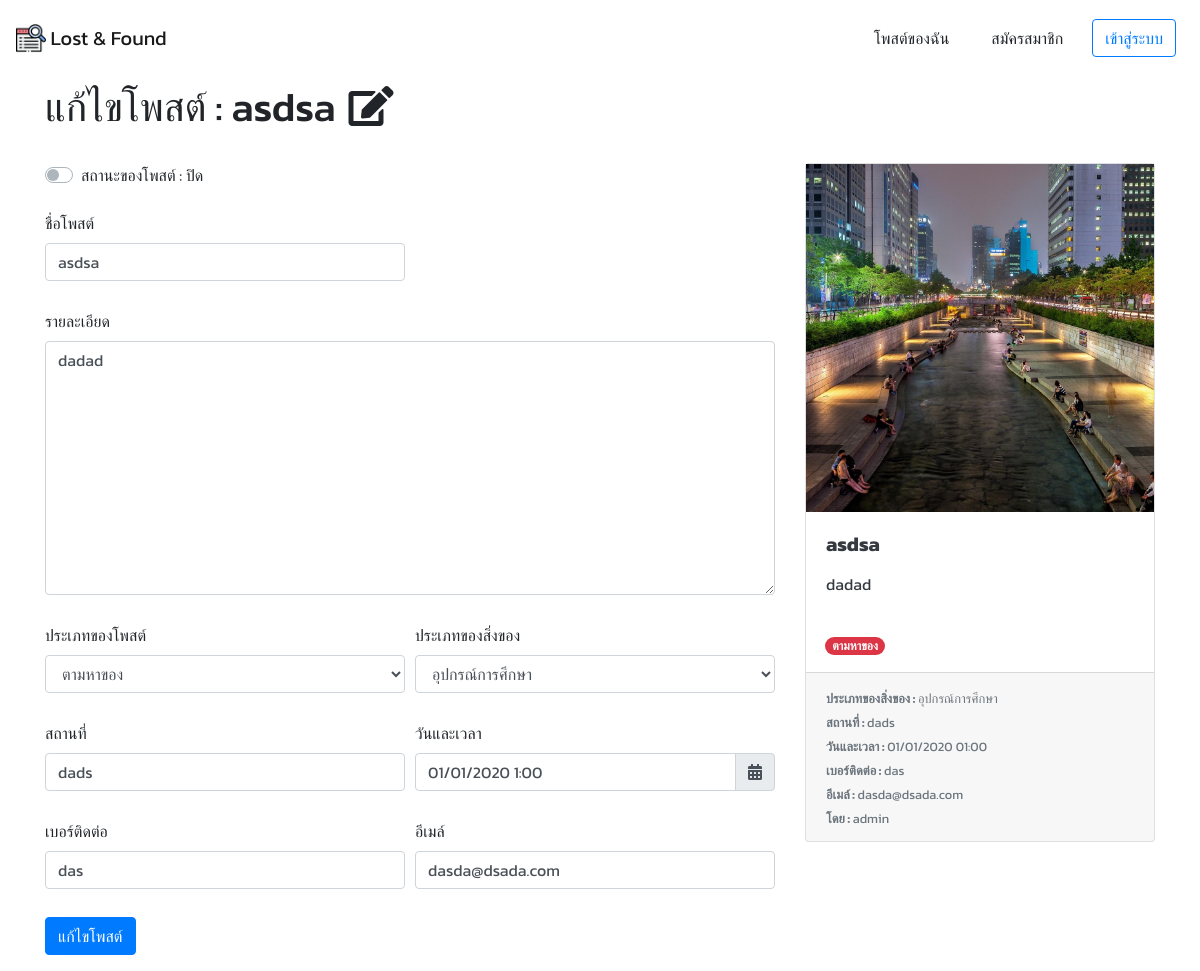
Before: /edit_post/17/ with the older database file.
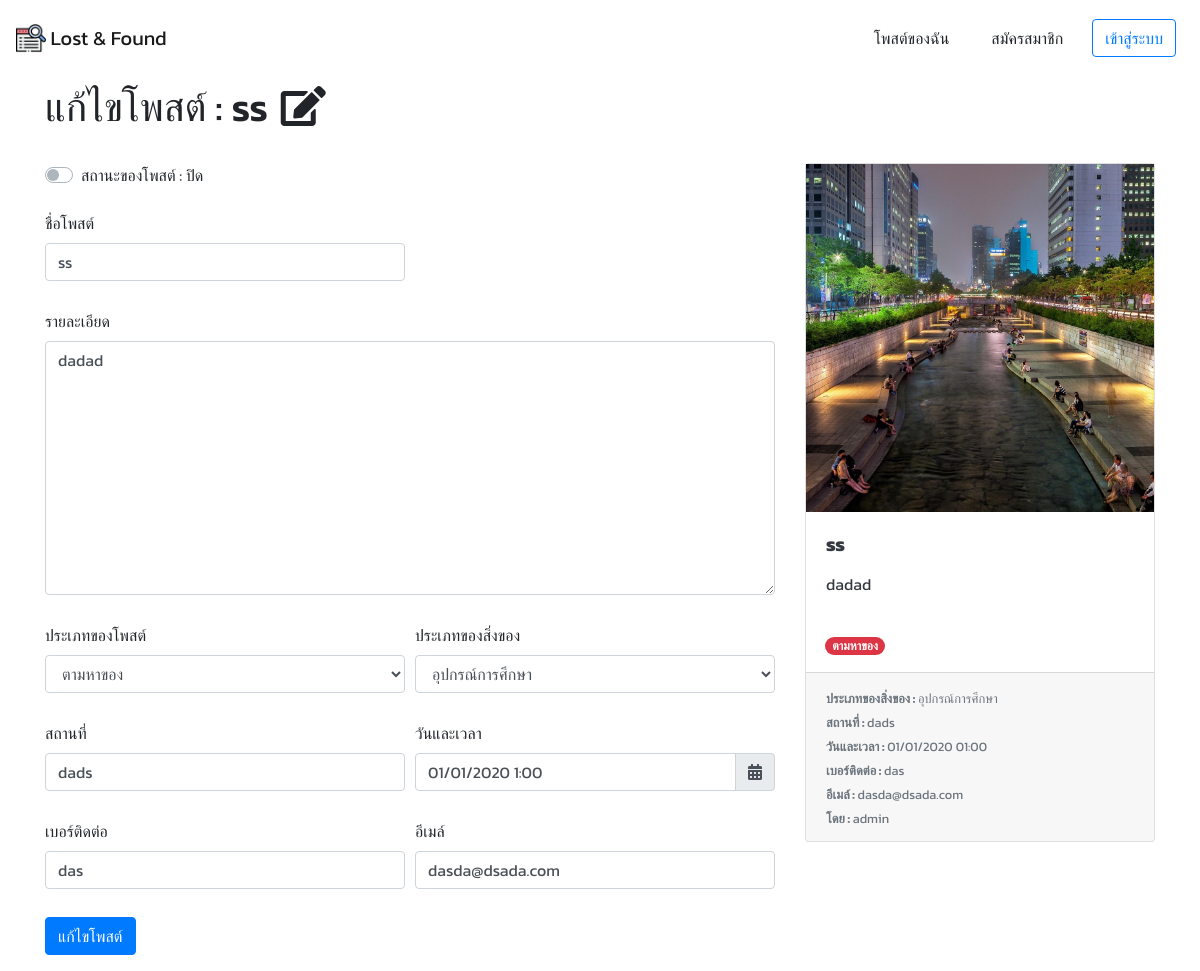
After: the same page with the newer database file.
### posts/models.py (models this page shows)
class Post(models.Model):
    is_active = models.BooleanField(default=True)
    TYPE = (
        ('found', 'เจอของหาย'),
        ('lost', 'ตามหาของ'),
    )
    type = models.CharField(choices=TYPE, max_length=255, default='found')
    date_time = models.DateTimeField()
    create_at = models.DateTimeField(auto_now_add=True)
    desc = models.TextField()
    title = models.CharField(max_length=255)
    location = models.CharField(max_length=255)
    contact1 = models.CharField(max_length=255)
    contact2 = models.CharField(max_length=255)
    key = models.CharField(max_length=255, unique=True, null=True, blank=True)
    assetType = models.ForeignKey(AssetType, on_delete=models.CASCADE)
    user = models.ForeignKey(User, on_delete=models.CASCADE, null=True)
    def __str__(self):
        return self.title

class PostPicture(models.Model):
    picture = models.ImageField(default='posts/post_default.gif', upload_to='posts/')
    post = models.ForeignKey(Post, on_delete=models.CASCADE)

class AssetType(models.Model):
    name = models.CharField(max_length=255)
    def __str__(self):
        return self.name

### posts/views.py (the view, shortened to what this page needs)
# urls.py: path('edit_post/<int:post_id>/', EditPostView.as_view(), name='edit_post'),
class EditPostView(View):
    template_name = 'edit_post.html'
    def get(self, request, post_id):
        post = Post.objects.get(id=post_id)
        form = PostForm(instance=post)
        return render(request, self.template_name, {
            'form' : form,
            'post': post
        })

### posts/templates/edit_post.html (shortened to what the changed rows need)
{% extends 'base_layout.html' %}
{% load static %}
{% block style %}
    <link rel="stylesheet" href="{% static 'css/tempus.css' %}">
{% endblock %}
{% block content %}
    <form action="{% url 'edit_post' post.id %}" method='POST'>
        <div class='container'>
            <h1 class='mt-2'>แก้ไขโพสต์ : {{ post }} <i class="fas fa-edit ml-1"></i> </h1>
            <div class='row'>
                <div class="container mt-4">
                    <div class="row">
                        <div class="col-md-8">
                                <br>
                                <div class="form-row">
                                    {% for each_form in form %}
                                        <div class="form-group {% if forloop.counter0 == 1 %} col-md-12 {% else %} col-md-6 {% endif %} mb-4">
                                            <label for="{{ each_form.id_for_label }}"> {{ each_form.label }}</label>
                                            {% if forloop.counter0 == 5 %}
                                                <div class="input-group date" id="datetimepicker" data-target-input="nearest">
                                                    {{ each_form }}
                                                    <div class="input-group-append" data-target="#datetimepicker" data-toggle="datetimepicker">
                                                        <div class="input-group-text"><i class="fas fa-calendar-alt"></i></div>
                                                    </div>
                                                </div>
                                            {% else %}
                                                {{ each_form }}
                                            {% endif %}
                                        </div>
                                    {% endfor %}
                                </div>
                        </div>
                        <div class="col-md-4">
                            <div class="card w-100 text-dark mycard">
                                <div class="wrapper">
                                    {% if post.postpicture_set.all|length == 0 %}
                                        <img class="card-img-top" src="{% static 'images/post_default.gif' %}">
                                    {% else %}
                                        <img class="card-img-top" src="{{ post.postpicture_set.all.0.picture.url }}">
                                    {% endif %}
                                </div>
                                <div class="card-body">
                                    <h5 class="card-title">
                                        <b id='title'>{{ post.title|truncatechars:20 }} </b>
                                    </h5>
                                    <p class="card-text">
                                        <p id='desc'>{{ post.desc|truncatechars:50 }}</p>
                                    </p>
                                </div>
                                <div class="card-footer">
                                    <small class="text-muted">
                                        <b>ประเภทของสิ่งของ : </b><span id='assetType'>{{ post.assetType }}</span>
                                        <br>
                                        <b>สถานที่ : </b><span id='location'> {{ post.location }} </span>
                                        <br>
                                        <b>วันและเวลา : </b><span id='date_time'> {{ post.date_time|date:"d/m/Y H:i" }} </span>
                                        <br>
                                        <b>เบอร์ติดต่อ : </b> <span id='contact1'> {{ post.contact1 }} </span>
                                        <br>
                                        <b>อีเมล์ : </b> <span id='contact2'> {{ post.contact2 }} </span>
                                        <br>
                                        <b>โดย : </b> {{ post.user.username }}
                                    </small>
                                </div>
                            </div>
                        </div>
                    </div>
                </div>
            </div>
        </div>
    </form>
{% endblock %}

Changed rows visible on the page:
changed Post "dadad": title "asdsa" → "ss"
